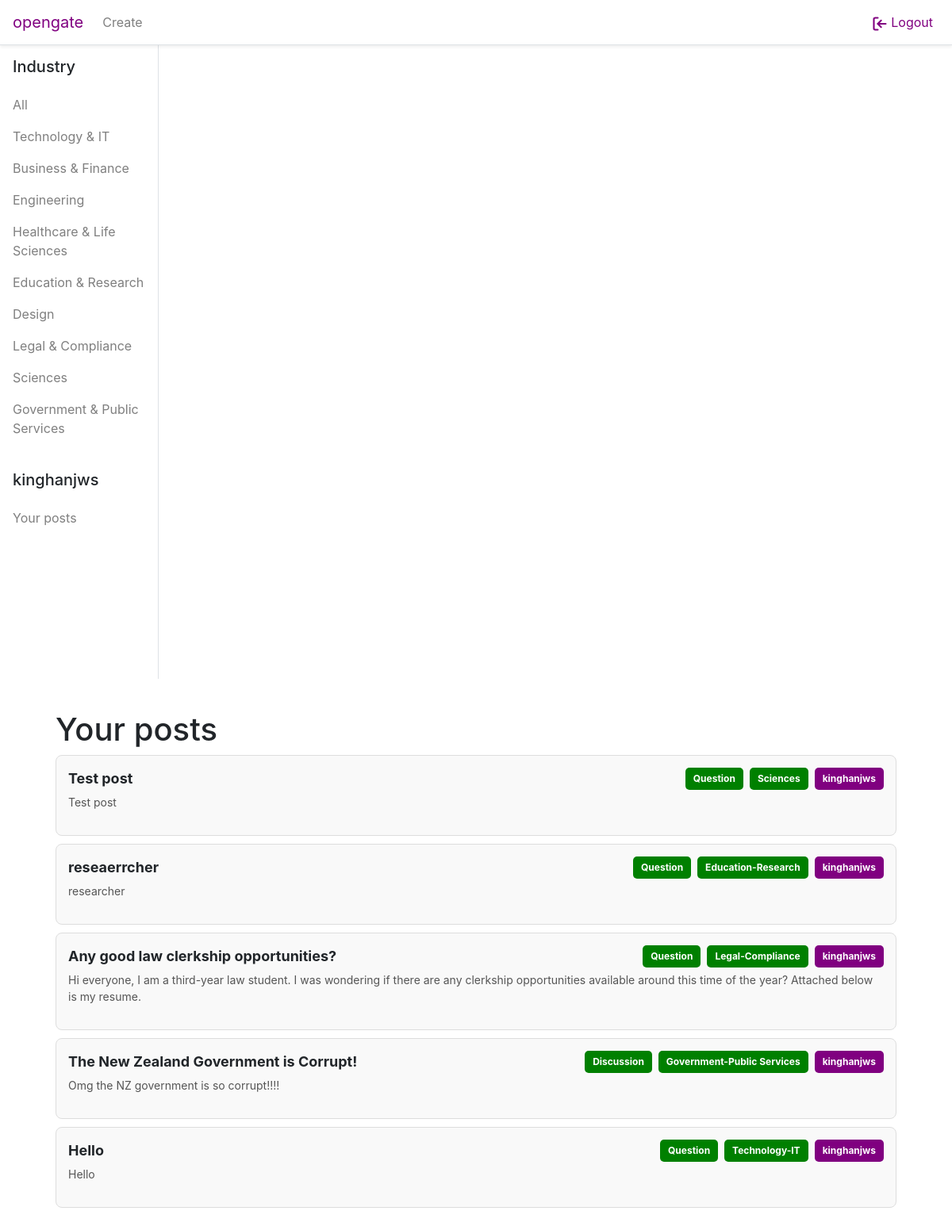
Page /view_user_posts/ (signed in) on the committed database.
### forumApp/models.py (models this page shows, shortened)
class Post(models.Model):
    post_id = models.AutoField(primary_key=True)
    title = models.CharField(max_length=200)
    content = models.TextField(max_length=10000)
    author = models.ForeignKey(User, on_delete=models.CASCADE)
    created_at = models.DateTimeField(auto_now_add=True)
    updated_at = models.DateTimeField(auto_now=True)
    topic_tag = models.CharField(max_length=50, choices=CHOICES_TOPIC, default=("None", "None"))
    industry_tag = models.CharField(max_length=50, choices=CHOICES_INDUSTRY, default=("None", "None"))

### forumApp/views.py (the view)
# urls.py: path('view_user_posts/', views.user_post_list_view, name="user_post_list"),
@login_required
def user_post_list_view(request):
    user = request.user
    posts = Post.objects.filter(author=user).order_by('-created_at')
    return render(request, 'auth1_app/view_user_post.html', {
        'posts': posts,
        'user': user,
    })

### forumApp/templates/auth1_app/view_user_post.html (shortened to what this page needs)
{% extends "layout.html" %}
{% load custom_filters %}
{% load static %}
{% block content %}
<!DOCTYPE html>
<html lang="en">
<head>
    <link rel="stylesheet" href="{% static 'styles/styles.css' %}" type="text/css">
</head>
<body>
    <div class="container">
        <h1>Your posts</h1>
        {% for post in posts %}
            <a href="{% url 'individual_post' id=post.post_id %}" class="post-preview">
                <div class="post-content">
                    <div class="post-header">
                        <h2 class="post-title">{{ post.title }}</h2>
                        <span class="industry-badge">{{ post.topic_tag }}</span>
                        <span class="industry-badge">{{post.industry_tag}}</span>
                        <span class="author-badge">{{ post.author }}</span>
                    </div>
                    <p class="post-summary">
                        {{ post.content|truncatewords:60 }}
                    </p>
                </div>
            </a>
        {% endfor %}
    </div>
</body>
</html>
{% endblock  %}

### forumApp/templates/layout.html (shortened to what this page needs)
<!DOCTYPE html>
<html lang="en">
<head>
    <link href="https://cdn.jsdelivr.net/npm/bootstrap@4.5.2/dist/css/bootstrap.min.css" rel="stylesheet">
</head>
<body>
    <nav class="navbar navbar-expand-lg navbar-light fixed-top bg-white border-bottom shadow-sm">
        <a href="{% url 'post_list' %}" class="navbar-brand" style="color: purple;">
            opengate
        </a>
        <div class="collapse navbar-collapse" id="navbarNav">
            <ul class="navbar-nav mr-auto">
                <li class="nav-item">
                    <a href="{% url 'create_post' %}" class="nav-link">Create</a>
                </li>
            </ul>
            <ul class="navbar-nav ml-auto">
                {% if user.is_authenticated %}
                    <form method="POST" action="{% url 'logout' %}">
                        <li class="nav-item">
                            <button type="submit" class="nav-link btn btn-link" style="border: none; background: none; color: purple;">
                                <svg width="20" height="20" viewBox="0 0 24 24" fill="none" stroke="currentColor" stroke-width="2.5" stroke-linecap="round" stroke-linejoin="round">
                                    <path d="M9 3H5a2 2 0 0 0-2 2v14a2 2 0 0 0 2 2h4" />
                                    <polyline points="14 7 9 12 14 17" />
                                    <line x1="9" y1="12" x2="21" y2="12" />
                                </svg>
                                Logout
                            </button>
                        </li>
                    </form>
                {% endif %}
            </ul>
        </div>
    </nav>
    <div class="container-fluid">
        <div class="row">
            <div class="col-md-2 sidebar p-0">
                <nav class="navbar navbar-light flex-md-column align-items-start p-3">
                    <span class="h5">Industry</span>
                    <ul class="navbar-nav w-80 mt-2">
                        <li class="nav-item">
                            <a class="nav-link" href="{% url 'post_list' %}">All</a>
                        </li>
                        <li class="nav-item">
                            <a class="nav-link" href="{% url 'industry_post_list' 'Technology-IT' %}">Technology &amp; IT</a>
                        </li>
                        <li class="nav-item">
                            <a class="nav-link" href="{% url 'industry_post_list' 'Business-Finance' %}">Business &amp; Finance</a>
                        </li>
                        <li class="nav-item">
                            <a class="nav-link" href="{% url 'industry_post_list' 'Engineering' %}">Engineering</a>
                        </li>
                        <li class="nav-item">
                            <a class="nav-link" href="{% url 'industry_post_list' 'Healthcare-Life Sciences' %}">Healthcare &amp; Life Sciences</a>
                        </li>
                        <li class="nav-item">
                            <a class="nav-link" href="{% url 'industry_post_list' 'Education-Research' %}">Education &amp; Research</a>
                        </li>
                        <li class="nav-item">
                            <a class="nav-link" href="{% url 'industry_post_list' 'Design' %}">Design</a>
                        </li>
                        <li class="nav-item">
                            <a class="nav-link" href="{% url 'industry_post_list' 'Legal-Compliance' %}">Legal &amp; Compliance</a>
                        </li>
                        <li class="nav-item">
                            <a class="nav-link" href="{% url 'industry_post_list' 'Sciences' %}">Sciences</a>
                        </li>
                        <li class="nav-item">
                            <a class="nav-link" href="{% url 'industry_post_list' 'Government-Public Services' %}">Government &amp; Public Services</a>
                        </li>
                    </ul>
                    {% if user.is_authenticated %}
                        <span class="h5">{{request.user.username}}</span>
                        <ul class="navbar-nav w-100 mt-2">
                            <li class="nav-item">
                                <a class="nav-link" href="{% url 'user_post_list' %}">Your posts</a>
                            </li>
                        </ul>
                    {% endif %}
                </nav>
            </div>
    <div class="container">
        {% block content %}
        {% endblock content %}
    </div>
</body>
</html>

### forumApp/static/styles/styles.css (style rules this page uses)
.container { margin: 0 auto; padding: 20px; word-wrap: break-word; overflow-wrap: break-word; }
.post-preview { display: block; text-decoration: none; border: 1px solid #ddd; padding: 15px; border-radius: 8px; margin-bottom: 10px; background-color: #f9f9f9; transition: background-color 0.2s ease-in-out; color: inherit; }
.post-content { display: flex; flex-direction: column; }
.post-header { display: flex; align-items: center; gap: 8px; flex-wrap: wrap; }
.post-title { font-size: 18px; font-weight: bold; margin: 0; flex-grow: 1; text-decoration: none; }
.author-badge { background-color: purple; color: white; padding: 5px 10px; border-radius: 5px; font-weight: bold; font-size: 12px; white-space: nowrap; }
.post-summary { font-size: 14px; color: #555; margin-top: 5px; }
.industry-badge { background-color: green; color: white; padding: 5px 10px; border-radius: 5px; font-weight: bold; font-size: 12px; white-space: nowrap; display: inline-block; }

### forumApp/templates/layout.html (style rules this page uses)
body { padding-top: 56px; }
.navbar { background-color: #fff; }
.navbar-brand, .nav-link { color: #fff; }
.container { margin-top: 20px; }
.sidebar { min-height: 100vh; background-color: #fff; border-right: 1px solid #dee2e6; }
.sidebar .nav-link { color: #fff; }

### rows in the picture
Post: title "Test post", topic_tag "Question", industry_tag "Sciences", author "kinghanjws", content "Test post"
Post: title "reseaerrcher", topic_tag "Question", industry_tag "Education-Research", author "kinghanjws", content "researcher"
Post: title "Any good law clerkship opportunities?", topic_tag "Question", industry_tag "Legal-Compliance", author "kinghanjws", content "Hi everyone, I am a third-year law student. I was wondering if there are any clerkship opportunities available around this time of the year? Attached below is my resume."
Post: title "The New Zealand Government is Corrupt!", topic_tag "Discussion", industry_tag "Government-Public Services", author "kinghanjws", content "Omg the NZ government is so corrupt!!!!"
Post: title "Hello", topic_tag "Question", industry_tag "Technology-IT", author "kinghanjws", content "Hello"

### other values in the picture
{{ request.user.username }} "kinghanjws"
